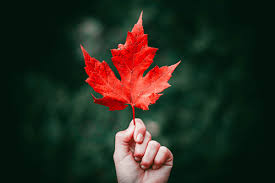
#> input picture Lab3/image.jpg, 275 x 183 px, found by its file name
$ jupyter execute Lab3.ipynb   (older library calls are emulated)
#> lines starting #> are read from the running program, lines starting #| are printed output that depends on the picture
# 1. Pradiusogradiusam to obtain the histogradiusam

[cell 1]
import cv2
import matplotlib.pyplot as plt
#read the image
I = cv2.imread('/content/image.jpg')
#> I is the input picture: shape (183, 275, 3); mean B, G, R 31.5, 42.6, 39.8
# Convert the image to grayscale
J = cv2.cvtColor(I, cv2.COLOR_BGR2GRAY)
# Display the grayscale image
plt.figure()
plt.imshow(J, cmap='gray')
plt.title('Grayscale')
plt.axis('off') # Hide axis
plt.show()
# Display the histogram
plt.figure()
plt.hist(J.ravel(), bins=256, range=[0, 256], color='black')
plt.title('Histogram')
plt.xlabel('Pixel Intensity')
plt.ylabel('Frequency')
plt.show()
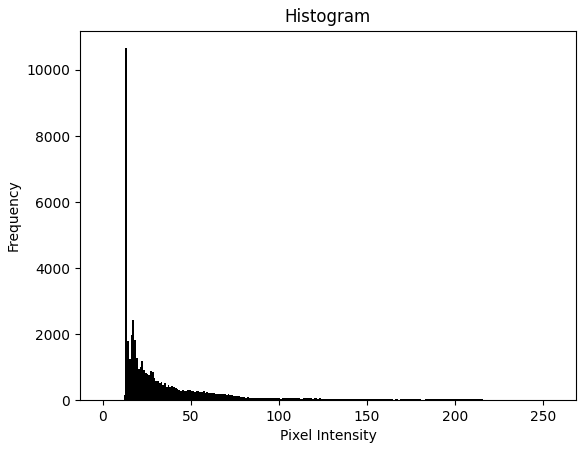
#> figure drawn by matplotlib, 1 panel; tallest bar 10659 high, from x = 13 to 14

# 2. Pradiusogradiusam to peradiusforadiusm histogradiusam equalization

[cell 2]
import cv2
import numpy as np
import matplotlib.pyplot as plt
# Helper function to compute histogram and CDF for grayscale image

def compute_hist_cdf(image, bins=256):
  hist, bin_edges = np.histogram(image.flatten(), bins=bins, range=[0,bins])
  cdf = hist.cumsum()
  # Normalize cdf
  cdf_normalized = cdf / cdf[-1]
  return hist, cdf_normalized
# Read the image
A = cv2.imread('image.jpg')
# Convert to grayscale
I = cv2.cvtColor(A, cv2.COLOR_BGR2GRAY)
# Display original grayscale image and histogram (64 bins)
plt.figure(figsize=(12,5))
plt.subplot(1,2,1)
plt.imshow(I, cmap='gray')
plt.title('orginal')
plt.axis('off')
plt.subplot(1,2,2)
plt.hist(I.ravel(), bins=64, range=[0,256], color='black')
plt.title('Original Histogram (64 bins)')
plt.xlabel('Pixel Intensity')
plt.ylabel('Frequency')
plt.tight_layout()
plt.show()
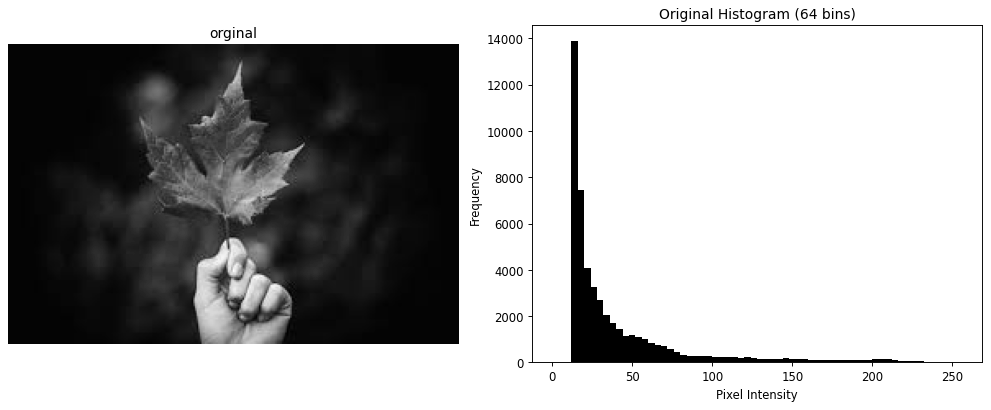
#> figure drawn by matplotlib, 2 panels; panel 2: tallest bar 13866 high, from x = 12 to 16
# Histogram equalization
J = cv2.equalizeHist(I)
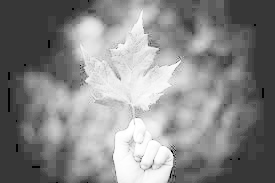
#> J: shape (183, 275); min 0, max 255, mean 134.8
# Display equalized image and histogram (64 bins)
plt.figure(figsize=(12,5))
plt.subplot(1,2,1)
plt.imshow(J, cmap='gray')
plt.title('Equalized')
plt.axis('off')
plt.subplot(1,2,2)
plt.hist(J.ravel(), bins=64, range=[0,256], color='black')
plt.title('Equalized Histogram (64 bins)')
plt.xlabel('Pixel Intensity')
plt.ylabel('Frequency')
plt.tight_layout()
plt.show()
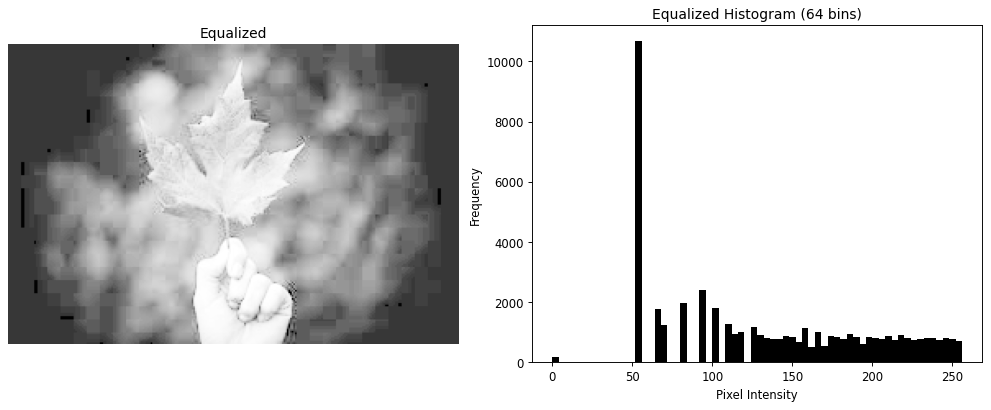
#> figure drawn by matplotlib, 2 panels; panel 2: tallest bar 10659 high, from x = 52 to 56

3.Program to compte Fourier transform and inverse Fourier Transform and visualize the magnitude and phase response

[cell 3]
import numpy as np
import cv2
import matplotlib.pyplot as plt

image = cv2.imread('/content/image.jpg', cv2.IMREAD_GRAYSCALE)
#> image: shape (183, 275); min 5, max 252, mean 40.6

dft = np.fft.fft2(image)
dft_shift = np.fft.fftshift(dft)
magnitude_spectrum = 20 * np.log(np.abs(dft_shift))
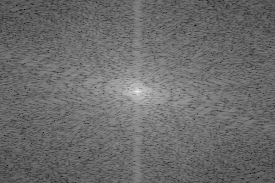
#> magnitude_spectrum: shape (183, 275) float64; min 31.13, max 290.6, mean 140.6; drawn with min black and max white
phase_spectrum = np.angle(dft_shift)
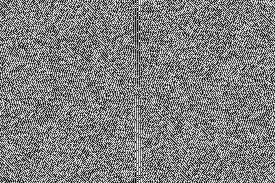
#> phase_spectrum: shape (183, 275) float64; min -3.14, max 3.14, mean -2.82e-17; drawn with min black and max white

idft_shift_original = np.fft.ifftshift(dft_shift)
idft_original = np.fft.ifft2(idft_shift_original)
idft_original = np.abs(idft_original)

plt.figure(figsize=(10, 5))

plt.subplot(221)
plt.imshow(image, cmap='gray')
plt.title('Input Image')
plt.xticks([])
plt.yticks([])

plt.subplot(222)
plt.imshow(magnitude_spectrum, cmap='gray')
plt.title('Magnitude Spectrum')
plt.xticks([])
plt.yticks([])

plt.subplot(223)
plt.imshow(phase_spectrum, cmap='gray')
plt.title('Phase Spectrum')
plt.xticks([])
plt.yticks([])

plt.subplot(224)
plt.imshow(idft_original, cmap='gray')
plt.title('Inverse DFT of Shifted DFT')
plt.xticks([])
plt.yticks([])

plt.tight_layout()
plt.show()

# 4.Program to use various smoothing and sharping filters and visualize its effect

[cell 4]
import cv2
import numpy as np
import matplotlib.pyplot as plt
image = cv2.imread('image.jpg', cv2.IMREAD_GRAYSCALE)
plt.figure(figsize=(10, 5))
plt.subplot(341)
plt.imshow(image, cmap='gray')
plt.title('Input Image')
plt.xticks([])
plt.yticks([])
# smoothing filters
# averaging (Box) filter
avg_filter = cv2.blur(image, (5,5))
plt.subplot(342)
plt.imshow(avg_filter, cmap='gray')
plt.title('Average Filter')
plt.xticks([])
plt.yticks([])
# Gaussian filter
gaussian_filter = cv2.GaussianBlur(image, (5,5), 0)
plt.subplot(343)
plt.imshow(gaussian_filter, cmap='gray')
plt.title('Gaussian Filter')
plt.xticks([])
plt.yticks([])
# Median filter
median_filter = cv2.medianBlur(image, 5)
plt.subplot(344)
plt.imshow(median_filter, cmap='gray')
plt.title('Median Filter')
plt.xticks([])
plt.yticks([])
# Bilateral filter
bilateral_filter = cv2.bilateralFilter(image, 9, 75, 75)
plt.subplot(345)
plt.imshow(bilateral_filter, cmap='gray')
plt.title('Bilateral Filter')
plt.xticks([])
plt.yticks([])
# Sharpening filters
# Laplacian filter
laplacian_filter = cv2.Laplacian(image, cv2.CV_64F)
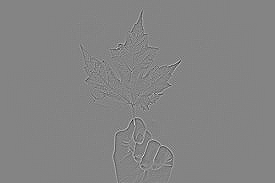
#> laplacian_filter: shape (183, 275) float64; min -415, max 385, mean 0; drawn with min black and max white
plt.subplot(346)
plt.imshow(laplacian_filter, cmap='gray')
plt.title('Laplacian Filter')
plt.xticks([])
plt.yticks([])
# custom sharpening kernel
kernel = np.array([[-1, -1, -1], [-1,  9, -1], [-1, -1, -1]])
sharpened_image = cv2.filter2D(image, -1, kernel)
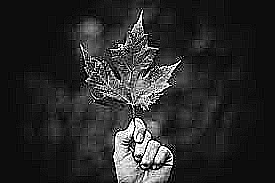
#> sharpened_image: shape (183, 275); min 0, max 255, mean 41.6
plt.subplot(347)
plt.imshow(sharpened_image, cmap='gray')
plt.title('Sharpened Image')
plt.xticks([])
plt.yticks([])
# sobel edge enhancement
sobel_x = cv2.Sobel(image, cv2.CV_64F, 1, 0, ksize=5)
sobel_y = cv2.Sobel(image, cv2.CV_64F, 0, 1, ksize=5)
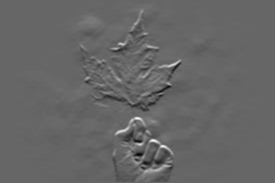
#> sobel_y: shape (183, 275) float64; min -5903, max 8821, mean 14.3; drawn with min black and max white
sobel_edge = cv2.magnitude(sobel_x, sobel_y)
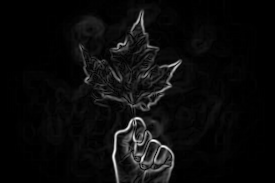
#> sobel_edge: shape (183, 275) float64; min 0, max 8890.4, mean 395.3; drawn with min black and max white
plt.subplot(348)
plt.imshow(sobel_edge, cmap='gray')
plt.title('Sobel Edge Enhancement')
plt.xticks([])
plt.yticks([])
# unsharp mask
gaussian_blur = cv2.GaussianBlur(image, (5,5), 0)
unsharp_mask = cv2.addWeighted(image, 2, gaussian_blur, -1, 0)
plt.subplot(349)
plt.imshow(unsharp_mask, cmap='gray')
plt.title('Unsharp Mask')
plt.xticks([])
plt.yticks([])
plt.tight_layout()
plt.show()
